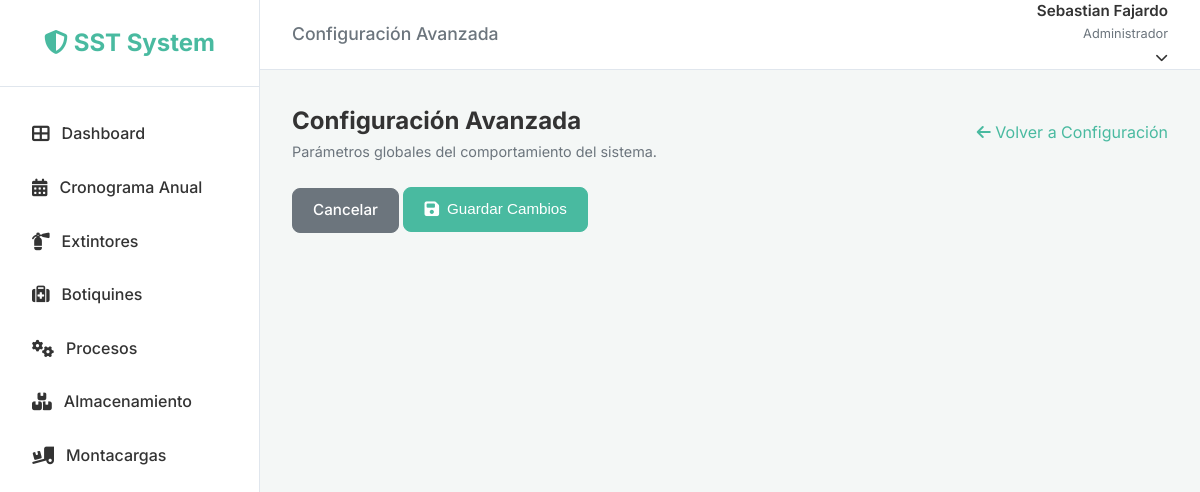
The app's page /configuration/advanced/ (signed in), older data.
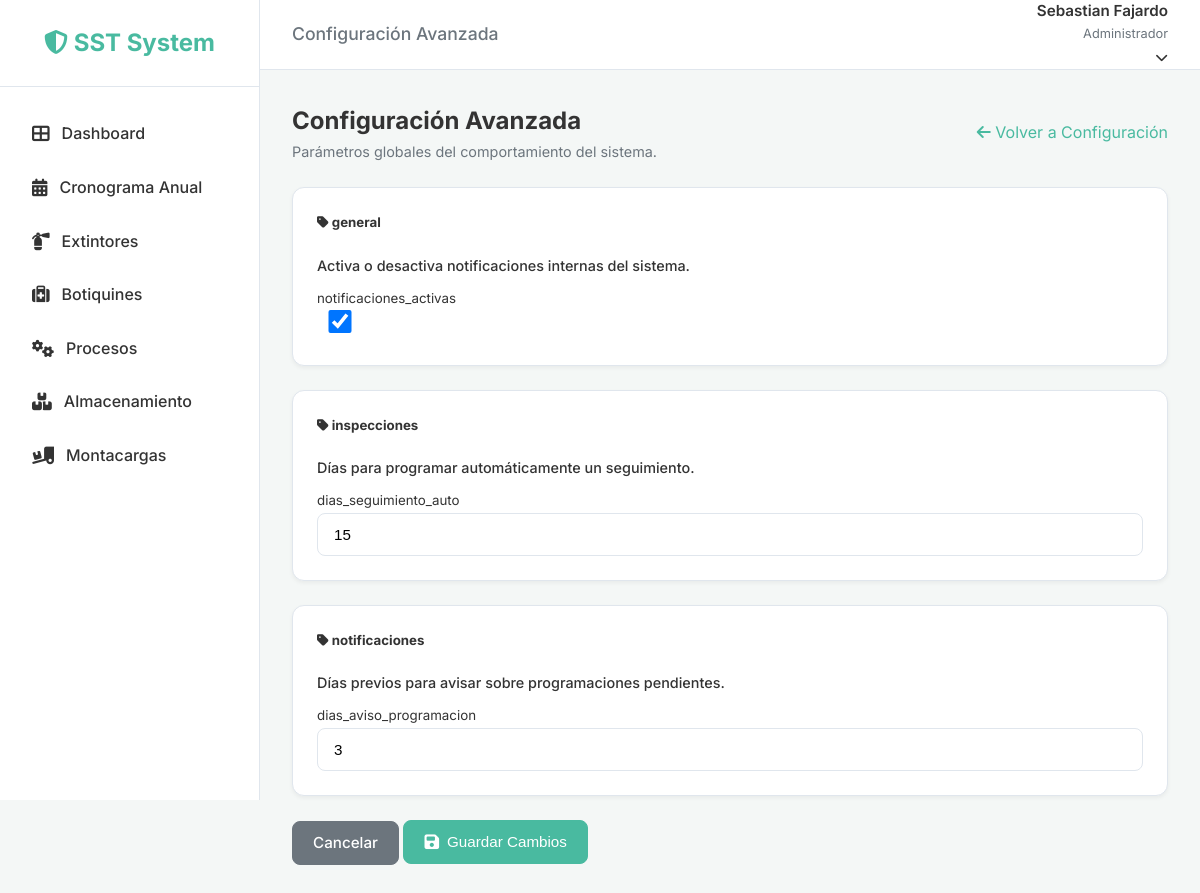
The same page, newer data.
### system_config/models.py (models this page shows, shortened)
class SystemConfig(models.Model):
    CONFIG_TYPES = [
        ('string', 'Texto'),
        ('number', 'Número'),
        ('boolean', 'Booleano'),
    ]
    key = models.CharField(max_length=100, unique=True, verbose_name="Clave")
    value = models.CharField(max_length=255, verbose_name="Valor")
    description = models.TextField(blank=True, verbose_name="Descripción")
    config_type = models.CharField(max_length=20, choices=CONFIG_TYPES, default='string', verbose_name="Tipo de Dato")
    category = models.CharField(max_length=50, default='general', verbose_name="Categoría")
    is_editable = models.BooleanField(default=True, verbose_name="Editable")
    updated_at = models.DateTimeField(auto_now=True, verbose_name="Última Actualización")
    class Meta:
        verbose_name = "Configuración del Sistema"
        verbose_name_plural = "Configuraciones del Sistema"
        ordering = ['category', 'key']

### system_config/views.py (the view, shortened to what this page needs)
# urls.py: path('', AdvancedConfigView.as_view(), name='advanced_config'),
class AdvancedConfigView(LoginRequiredMixin, View):
    template_name = 'system_config/advanced_settings.html'
    def get(self, request):
        if not request.user.is_staff:
             messages.error(request, "No tienes permisos para acceder a esta configuración.")
             return redirect('dashboard')
        configs = SystemConfig.objects.all().order_by('category', 'key')
        grouped_configs = {}
        for config in configs:
            if config.category not in grouped_configs:
                grouped_configs[config.category] = []
            grouped_configs[config.category].append(config)
        return render(request, self.template_name, {'grouped_configs': grouped_configs})

### roles/templatetags/permission_tags.py (called while the page is built)
@register.simple_tag(takes_context=True)
def has_permission(context, module, action):
    request = context.get('request')
    if not request or not request.user.is_authenticated:
        return False
    if hasattr(request.user, 'has_perm_custom'):
        return request.user.has_perm_custom(module, action)
    return False

### users/models.py (called while the page is built)
    def has_perm_custom(self, module, action):
        if self.is_superuser:
            return True
        if self.role and self.role.name == 'Administrador':
            return True
        if not self.role or not self.role.is_active:
            return False
        return self.role.has_permission(module, action)

### templates/system_config/advanced_settings.html (shortened to what this page needs)
{% extends 'base.html' %}
{% load static %}
{% block header_title %}Configuración Avanzada{% endblock %}
{% block content %}
<div class="dashboard-header">
    <div>
        <h1 style="font-size: 1.5rem; font-weight: 700;">Configuración Avanzada</h1>
        <p style="color: var(--text-light); font-size: 0.9rem;">Parámetros globales del comportamiento del sistema.</p>
    </div>
    <a href="{% url 'configuration' %}" class="btn-link">
        <i class="fas fa-arrow-left"></i> Volver a Configuración
    </a>
</div>
<div class="row justify-content-center">
    <div class="col-lg-10">
        <form method="post">
            {% for category, configs in grouped_configs.items %}
            <div class="card mb-4 shadow-sm border-0">
                <div class="card-header bg-white border-bottom pt-3 pb-2">
                    <h5 class="text-uppercase text-secondary fw-bold small mb-0">
                        <i class="fas fa-tag me-2"></i> {{ category }}
                    </h5>
                </div>
                <div class="card-body">
                    {% for config in configs %}
                    <div class="row align-items-center py-3 {% if not forloop.last %}border-bottom{% endif %}">
                        <div class="col-md-7 mb-2 mb-md-0">
                            <label class="fw-bold text-dark d-block mb-1" for="config_{{ config.id }}">
                                {{ config.description|default:config.key }}
                            </label>
                            <small class="text-muted font-monospace bg-light px-2 py-1 rounded">
                                {{ config.key }}
                            </small>
                        </div>
                        <div class="col-md-5">
                            {% if config.config_type == 'boolean' %}
                            <div class="form-check form-switch d-flex justify-content-md-end align-items-center">
                                <input class="form-check-input" type="checkbox" name="config_{{ config.id }}"
                                    id="config_{{ config.id }}" style="width: 3em; height: 1.5em; cursor: pointer;"
									{% if config.value == 'true' %}checked{% endif %}
									{% if not config.is_editable %}disabled{% endif %}>
                            </div>
                            {% elif config.config_type == 'number' %}
                            <input type="number" step="any" class="form-control" name="config_{{ config.id }}"
                                id="config_{{ config.id }}" value="{{ config.value }}"
								{% if not config.is_editable%}readonly{% endif %}>
                            {% else %}
                            <input type="text" class="form-control" name="config_{{ config.id }}"
                                id="config_{{ config.id }}" value="{{ config.value }}"
								{% if not config.is_editable %}readonly{% endif %}>
                            {% endif %}
                        </div>
                    </div>
                    {% endfor %}
                </div>
            </div>
            {% endfor %}
            <div class="d-flex justify-content-end mb-5">
                <a href="{% url 'configuration' %}" class="btn btn-secondary me-3">Cancelar</a>
                <button type="submit" class="btn btn-primary px-4">
                    <i class="fas fa-save me-2"></i> Guardar Cambios
                </button>
            </div>
        </form>
    </div>
</div>
{% endblock %}

Row changes from the older to the newer data that the page shows:
added SystemConfig: category "general", description "Activa o desactiva notificaciones internas del sistema.", key "notificaciones_activas", is_editable "☑"
added SystemConfig: category "inspecciones", description "Días para programar automáticamente un seguimiento.", key "dias_seguimiento_auto", value "15"
added SystemConfig: category "notificaciones", description "Días previos para avisar sobre programaciones pendientes.", key "dias_aviso_programacion", value "3"
